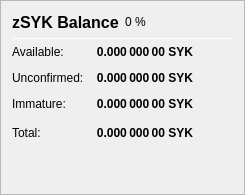
                   <widget class="QFrame" name="frame_ZerocoinBalances">
                    <property name="frameShape">
                     <enum>QFrame::StyledPanel</enum>
                    </property>
                    <property name="frameShadow">
                     <enum>QFrame::Raised</enum>
                    </property>
                    <layout class="QVBoxLayout" name="verticalLayout_7">
                     <item>
                      <layout class="QHBoxLayout" name="horizontalLayout_8" stretch="0,0,0">
                       <item>
                        <widget class="QLabel" name="label_5z_3">
                         <property name="minimumSize">
                          <size>
                           <width>0</width>
                           <height>20</height>
                          </size>
                         </property>
                         <property name="font">
                          <font>
                           <pointsize>12</pointsize>
                           <weight>75</weight>
                           <bold>true</bold>
                          </font>
                         </property>
                         <property name="text">
                          <string>zSYK Balance</string>
                         </property>
                        </widget>
                       </item>
                       <item>
                        <widget class="QLabel" name="labelzSYKPercent">
                         <property name="text">
                          <string notr="true">0 %</string>
                         </property>
                        </widget>
                       </item>
                       <item>
                        <spacer name="horizontalSpacer_11">
                         <property name="orientation">
                          <enum>Qt::Horizontal</enum>
                         </property>
                         <property name="sizeHint" stdset="0">
                          <size>
                           <width>40</width>
                           <height>20</height>
                          </size>
                         </property>
                        </spacer>
                       </item>
                      </layout>
                     </item>
                     <item>
                      <widget class="Line" name="line_ZerocoinBalance">
                       <property name="minimumSize">
                        <size>
                         <width>0</width>
                         <height>1</height>
                        </size>
                       </property>
                       <property name="maximumSize">
                        <size>
                         <width>16777215</width>
                         <height>1</height>
                        </size>
                       </property>
                       <property name="orientation">
                        <enum>Qt::Horizontal</enum>
                       </property>
                      </widget>
                     </item>
                     <item>
                      <layout class="QGridLayout" name="gridLayout_5">
                       <property name="spacing">
                        <number>12</number>
                       </property>
                       <item row="1" column="0">
                        <widget class="QLabel" name="labelzBalanceMatureText">
                         <property name="toolTip">
                          <string>Mature: more than 20 confirmation and more than 1 mint of the same denomination after it was minted.
These zSYK are spendable.</string>
                         </property>
                         <property name="text">
                          <string>Available:</string>
                         </property>
                        </widget>
                       </item>
                       <item row="1" column="1">
                        <widget class="QLabel" name="labelzBalanceMature">
                         <property name="font">
                          <font>
                           <weight>75</weight>
                           <bold>true</bold>
                          </font>
                         </property>
                         <property name="toolTip">
                          <string>Mature: more than 20 confirmation and more than 1 mint of the same denomination after it was minted.
These zSYK are spendable.</string>
                         </property>
                         <property name="text">
                          <string notr="true">0.000 000 00 SYK</string>
                         </property>
                         <property name="alignment">
                          <set>Qt::AlignRight|Qt::AlignTrailing|Qt::AlignVCenter</set>
                         </property>
                        </widget>
                       </item>
                       <item row="2" column="0">
                        <widget class="QLabel" name="labelzBalanceUnconfirmedText">
                         <property name="toolTip">
                          <string>Unconfirmed: less than 20 confirmations
Immature: confirmed, but less than 1 mint of the same denomination after it was minted</string>
                         </property>
                         <property name="text">
                          <string>Unconfirmed:</string>
                         </property>
                        </widget>
                       </item>
                       <item row="2" column="1">
                        <widget class="QLabel" name="labelzBalanceUnconfirmed">
                         <property name="font">
                          <font>
                           <weight>75</weight>
                           <bold>true</bold>
                          </font>
                         </property>
                         <property name="toolTip">
                          <string>Unconfirmed: less than 20 confirmations
Immature: confirmed, but less than 1 mint of the same denomination after it was minted</string>
                         </property>
                         <property name="text">
                          <string notr="true">0.000 000 00 SYK</string>
                         </property>
                         <property name="alignment">
                          <set>Qt::AlignRight|Qt::AlignTrailing|Qt::AlignVCenter</set>
                         </property>
                        </widget>
                       </item>
                       <item row="3" column="0">
                        <widget class="QLabel" name="labelzBalanceImmatureText">
                         <property name="toolTip">
                          <string>Unconfirmed: less than 20 confirmations
Immature: confirmed, but less than 1 mint of the same denomination after it was minted</string>
                         </property>
                         <property name="text">
                          <string>Immature:</string>
                         </property>
                        </widget>
                       </item>
                       <item row="3" column="1">
                        <widget class="QLabel" name="labelzBalanceImmature">
                         <property name="font">
                          <font>
                           <weight>75</weight>
                           <bold>true</bold>
                          </font>
                         </property>
                         <property name="toolTip">
                          <string>Unconfirmed: less than 20 confirmations
Immature: confirmed, but less than 1 mint of the same denomination after it was minted</string>
                         </property>
                         <property name="text">
                          <string notr="true">0.000 000 00 SYK</string>
                         </property>
                         <property name="alignment">
                          <set>Qt::AlignRight|Qt::AlignTrailing|Qt::AlignVCenter</set>
                         </property>
                        </widget>
                       </item>
                       <item row="4" column="0">
                        <widget class="QLabel" name="labelzBalanceText">
                         <property name="toolTip">
                          <string>Your current zSYK balance, unconfirmed and immature zSYK included.</string>
                         </property>
                         <property name="text">
                          <string>Total:</string>
                         </property>
                        </widget>
                       </item>
                       <item row="4" column="1">
                        <widget class="QLabel" name="labelzBalance">
                         <property name="font">
                          <font>
                           <weight>75</weight>
                           <bold>true</bold>
                          </font>
                         </property>
                         <property name="cursor">
                          <cursorShape>IBeamCursor</cursorShape>
                         </property>
                         <property name="toolTip">
                          <string>Your current zSYK balance, unconfirmed and immature zSYK included.</string>
                         </property>
                         <property name="text">
                          <string notr="true">0.000 000 00 SYK</string>
                         </property>
                         <property name="alignment">
                          <set>Qt::AlignRight|Qt::AlignTrailing|Qt::AlignVCenter</set>
                         </property>
                         <property name="textInteractionFlags">
                          <set>Qt::LinksAccessibleByMouse|Qt::TextSelectableByKeyboard|Qt::TextSelectableByMouse</set>
                         </property>
                        </widget>
                       </item>
                       <item row="4" column="2">
                        <spacer name="horizontalSpacer_4">
                         <property name="orientation">
                          <enum>Qt::Horizontal</enum>
                         </property>
                         <property name="sizeHint" stdset="0">
                          <size>
                           <width>40</width>
                           <height>20</height>
                          </size>
                         </property>
                        </spacer>
                       </item>
                      </layout>
                     </item>
                     <item>
                      <spacer name="verticalSpacer_4">
                       <property name="orientation">
                        <enum>Qt::Vertical</enum>
                       </property>
                       <property name="sizeHint" stdset="0">
                        <size>
                         <width>20</width>
                         <height>40</height>
                        </size>
                       </property>
                      </spacer>
                     </item>
                    </layout>
                   </widget>
